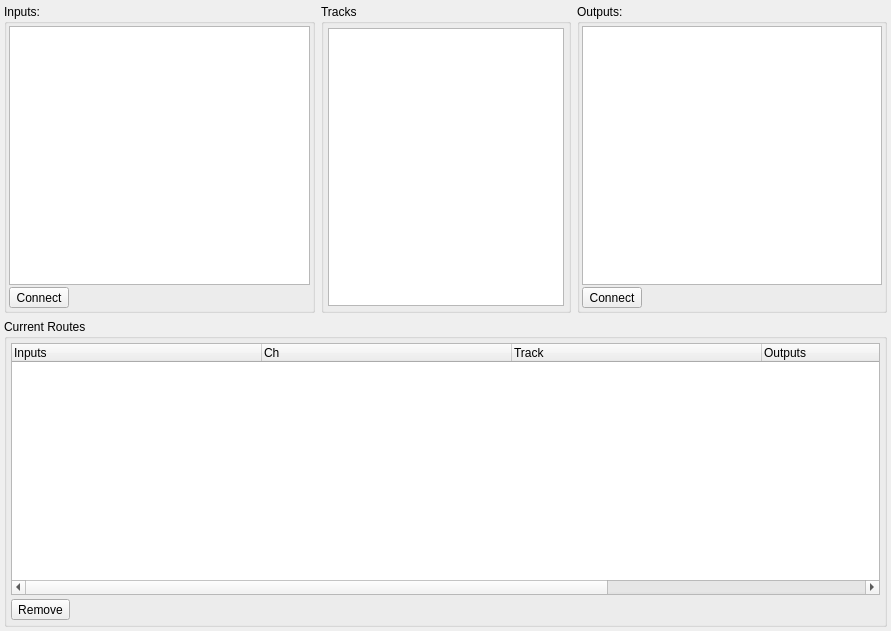
<?xml version="1.0" encoding="UTF-8"?>
<ui version="4.0">
 <class>APConfigBase</class>
 <widget class="QFrame" name="APConfigBase">
  <property name="geometry">
   <rect>
    <x>0</x>
    <y>0</y>
    <width>891</width>
    <height>631</height>
   </rect>
  </property>
  <property name="sizePolicy">
   <sizepolicy hsizetype="Preferred" vsizetype="Expanding">
    <horstretch>0</horstretch>
    <verstretch>0</verstretch>
   </sizepolicy>
  </property>
  <property name="windowTitle">
   <string>LOS: Audio Routing Manager</string>
  </property>
  <layout class="QHBoxLayout" name="horizontalLayout" stretch="1">
   <property name="spacing">
    <number>4</number>
   </property>
   <property name="margin">
    <number>4</number>
   </property>
   <item>
    <layout class="QVBoxLayout" name="verticalLayout">
     <property name="topMargin">
      <number>0</number>
     </property>
     <item>
      <layout class="QHBoxLayout" name="horizontalLayout_2">
       <property name="topMargin">
        <number>0</number>
       </property>
       <item>
        <widget class="QGroupBox" name="groupBox2">
         <property name="sizePolicy">
          <sizepolicy hsizetype="Expanding" vsizetype="Expanding">
           <horstretch>0</horstretch>
           <verstretch>0</verstretch>
          </sizepolicy>
         </property>
         <property name="title">
          <string>Inputs:</string>
         </property>
         <layout class="QVBoxLayout">
          <property name="spacing">
           <number>2</number>
          </property>
          <property name="margin">
           <number>2</number>
          </property>
          <item>
           <widget class="QListWidget" name="newSrcList">
            <property name="editTriggers">
             <set>QAbstractItemView::NoEditTriggers</set>
            </property>
            <property name="alternatingRowColors">
             <bool>true</bool>
            </property>
            <property name="textElideMode">
             <enum>Qt::ElideNone</enum>
            </property>
            <property name="horizontalScrollMode">
             <enum>QAbstractItemView::ScrollPerPixel</enum>
            </property>
            <property name="selectionRectVisible">
             <bool>true</bool>
            </property>
            <property name="sortingEnabled">
             <bool>true</bool>
            </property>
           </widget>
          </item>
          <item>
           <widget class="QToolButton" name="connectButton">
            <property name="sizePolicy">
             <sizepolicy hsizetype="Maximum" vsizetype="Minimum">
              <horstretch>0</horstretch>
              <verstretch>0</verstretch>
             </sizepolicy>
            </property>
            <property name="toolTip">
             <string>connect source to destination</string>
            </property>
            <property name="text">
             <string>Connect</string>
            </property>
           </widget>
          </item>
         </layout>
        </widget>
       </item>
       <item>
        <widget class="QGroupBox" name="groupBox">
         <property name="sizePolicy">
          <sizepolicy hsizetype="MinimumExpanding" vsizetype="Preferred">
           <horstretch>0</horstretch>
           <verstretch>0</verstretch>
          </sizepolicy>
         </property>
         <property name="minimumSize">
          <size>
           <width>100</width>
           <height>100</height>
          </size>
         </property>
         <property name="maximumSize">
          <size>
           <width>250</width>
           <height>16777215</height>
          </size>
         </property>
         <property name="title">
          <string>Tracks</string>
         </property>
         <layout class="QVBoxLayout" name="verticalLayout_2">
          <property name="spacing">
           <number>4</number>
          </property>
          <property name="margin">
           <number>4</number>
          </property>
          <item>
           <widget class="QListWidget" name="tracksList">
            <property name="editTriggers">
             <set>QAbstractItemView::NoEditTriggers</set>
            </property>
            <property name="alternatingRowColors">
             <bool>true</bool>
            </property>
            <property name="selectionBehavior">
             <enum>QAbstractItemView::SelectRows</enum>
            </property>
            <property name="textElideMode">
             <enum>Qt::ElideNone</enum>
            </property>
            <property name="horizontalScrollMode">
             <enum>QAbstractItemView::ScrollPerPixel</enum>
            </property>
            <property name="selectionRectVisible">
             <bool>true</bool>
            </property>
            <property name="sortingEnabled">
             <bool>true</bool>
            </property>
           </widget>
          </item>
         </layout>
        </widget>
       </item>
       <item>
        <widget class="QGroupBox" name="groupBox3">
         <property name="sizePolicy">
          <sizepolicy hsizetype="Expanding" vsizetype="Expanding">
           <horstretch>0</horstretch>
           <verstretch>0</verstretch>
          </sizepolicy>
         </property>
         <property name="title">
          <string>Outputs:</string>
         </property>
         <layout class="QVBoxLayout">
          <property name="spacing">
           <number>2</number>
          </property>
          <property name="margin">
           <number>2</number>
          </property>
          <item>
           <widget class="QListWidget" name="newDstList">
            <property name="editTriggers">
             <set>QAbstractItemView::NoEditTriggers</set>
            </property>
            <property name="alternatingRowColors">
             <bool>true</bool>
            </property>
            <property name="textElideMode">
             <enum>Qt::ElideNone</enum>
            </property>
            <property name="horizontalScrollMode">
             <enum>QAbstractItemView::ScrollPerPixel</enum>
            </property>
            <property name="selectionRectVisible">
             <bool>true</bool>
            </property>
            <property name="sortingEnabled">
             <bool>true</bool>
            </property>
           </widget>
          </item>
          <item>
           <widget class="QToolButton" name="btnConnectOut">
            <property name="sizePolicy">
             <sizepolicy hsizetype="Maximum" vsizetype="Minimum">
              <horstretch>0</horstretch>
              <verstretch>0</verstretch>
             </sizepolicy>
            </property>
            <property name="toolTip">
             <string>connect source to destination</string>
            </property>
            <property name="text">
             <string>Connect</string>
            </property>
           </widget>
          </item>
         </layout>
        </widget>
       </item>
      </layout>
     </item>
     <item>
      <widget class="QGroupBox" name="groupBox1">
       <property name="title">
        <string>Current Routes</string>
       </property>
       <layout class="QVBoxLayout">
        <property name="spacing">
         <number>4</number>
        </property>
        <property name="margin">
         <number>4</number>
        </property>
        <item>
         <widget class="QTreeWidget" name="routeList">
          <property name="editTriggers">
           <set>QAbstractItemView::NoEditTriggers</set>
          </property>
          <property name="alternatingRowColors">
           <bool>true</bool>
          </property>
          <property name="columnCount">
           <number>5</number>
          </property>
          <attribute name="headerDefaultSectionSize">
           <number>250</number>
          </attribute>
          <attribute name="headerStretchLastSection">
           <bool>true</bool>
          </attribute>
          <attribute name="headerDefaultSectionSize">
           <number>250</number>
          </attribute>
          <attribute name="headerStretchLastSection">
           <bool>true</bool>
          </attribute>
          <column>
           <property name="text">
            <string>Inputs</string>
           </property>
          </column>
          <column>
           <property name="text">
            <string>Ch</string>
           </property>
           <property name="toolTip">
            <string>Source Channel</string>
           </property>
          </column>
          <column>
           <property name="text">
            <string>Track</string>
           </property>
          </column>
          <column>
           <property name="text">
            <string>Outputs</string>
           </property>
          </column>
          <column>
           <property name="text">
            <string>Ch</string>
           </property>
           <property name="toolTip">
            <string>Destination Channel</string>
           </property>
          </column>
         </widget>
        </item>
        <item>
         <widget class="QToolButton" name="removeButton">
          <property name="sizePolicy">
           <sizepolicy hsizetype="Maximum" vsizetype="Minimum">
            <horstretch>0</horstretch>
            <verstretch>0</verstretch>
           </sizepolicy>
          </property>
          <property name="toolTip">
           <string>remove selected route</string>
          </property>
          <property name="text">
           <string>Remove</string>
          </property>
         </widget>
        </item>
       </layout>
      </widget>
     </item>
    </layout>
   </item>
  </layout>
 </widget>
 <layoutdefault spacing="6" margin="11"/>
 <resources/>
 <connections>
  <connection>
   <sender>tracksList</sender>
   <signal>itemSelectionChanged()</signal>
   <receiver>routeList</receiver>
   <slot>reset()</slot>
   <hints>
    <hint type="sourcelabel">
     <x>128</x>
     <y>352</y>
    </hint>
    <hint type="destinationlabel">
     <x>572</x>
     <y>512</y>
    </hint>
   </hints>
  </connection>
  <connection>
   <sender>tracksList</sender>
   <signal>itemSelectionChanged()</signal>
   <receiver>newDstList</receiver>
   <slot>reset()</slot>
   <hints>
    <hint type="sourcelabel">
     <x>128</x>
     <y>352</y>
    </hint>
    <hint type="destinationlabel">
     <x>727</x>
     <y>177</y>
    </hint>
   </hints>
  </connection>
  <connection>
   <sender>tracksList</sender>
   <signal>itemSelectionChanged()</signal>
   <receiver>newSrcList</receiver>
   <slot>reset()</slot>
   <hints>
    <hint type="sourcelabel">
     <x>128</x>
     <y>352</y>
    </hint>
    <hint type="destinationlabel">
     <x>417</x>
     <y>177</y>
    </hint>
   </hints>
  </connection>
 </connections>
</ui>
